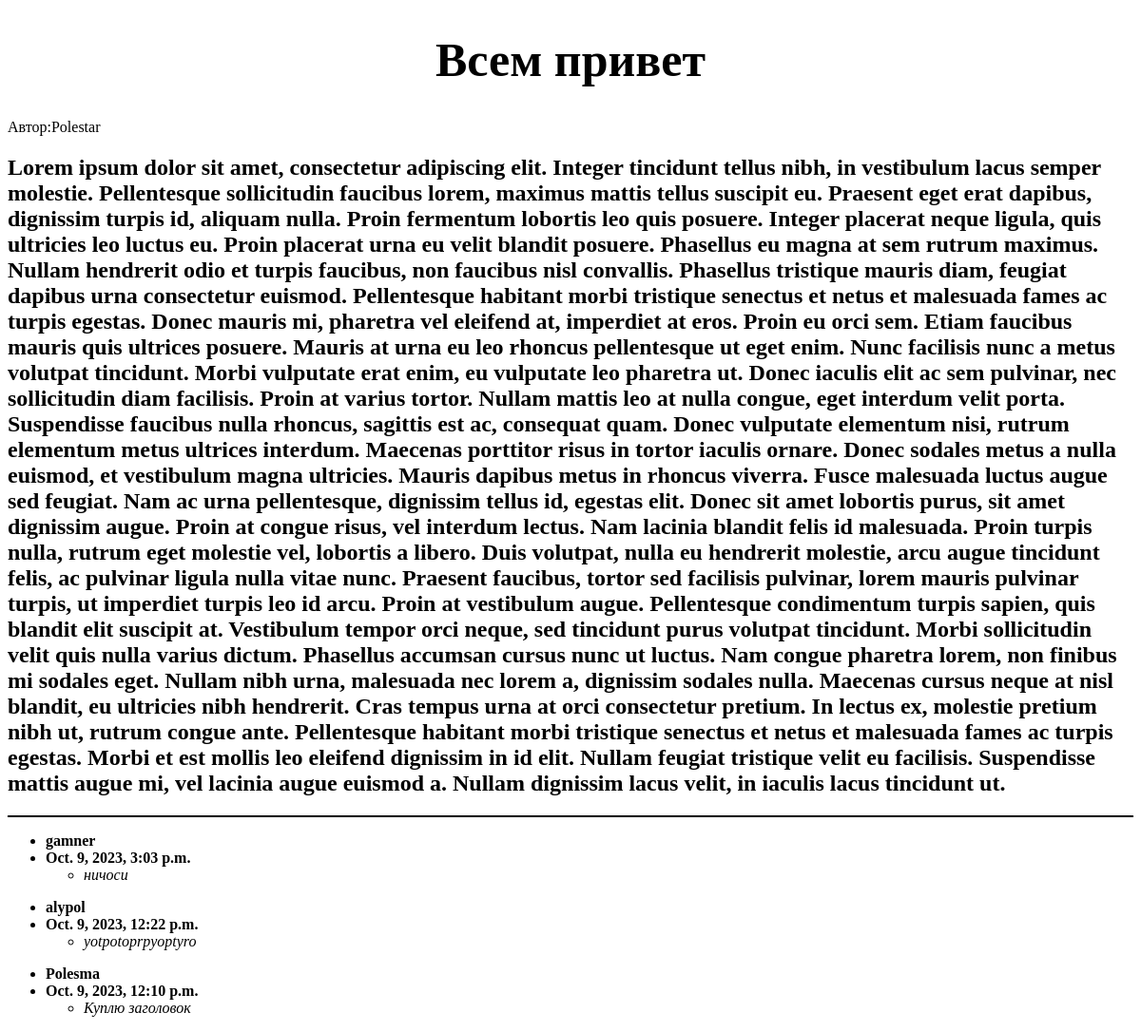
The page /posts/8 on the database as committed earlier.
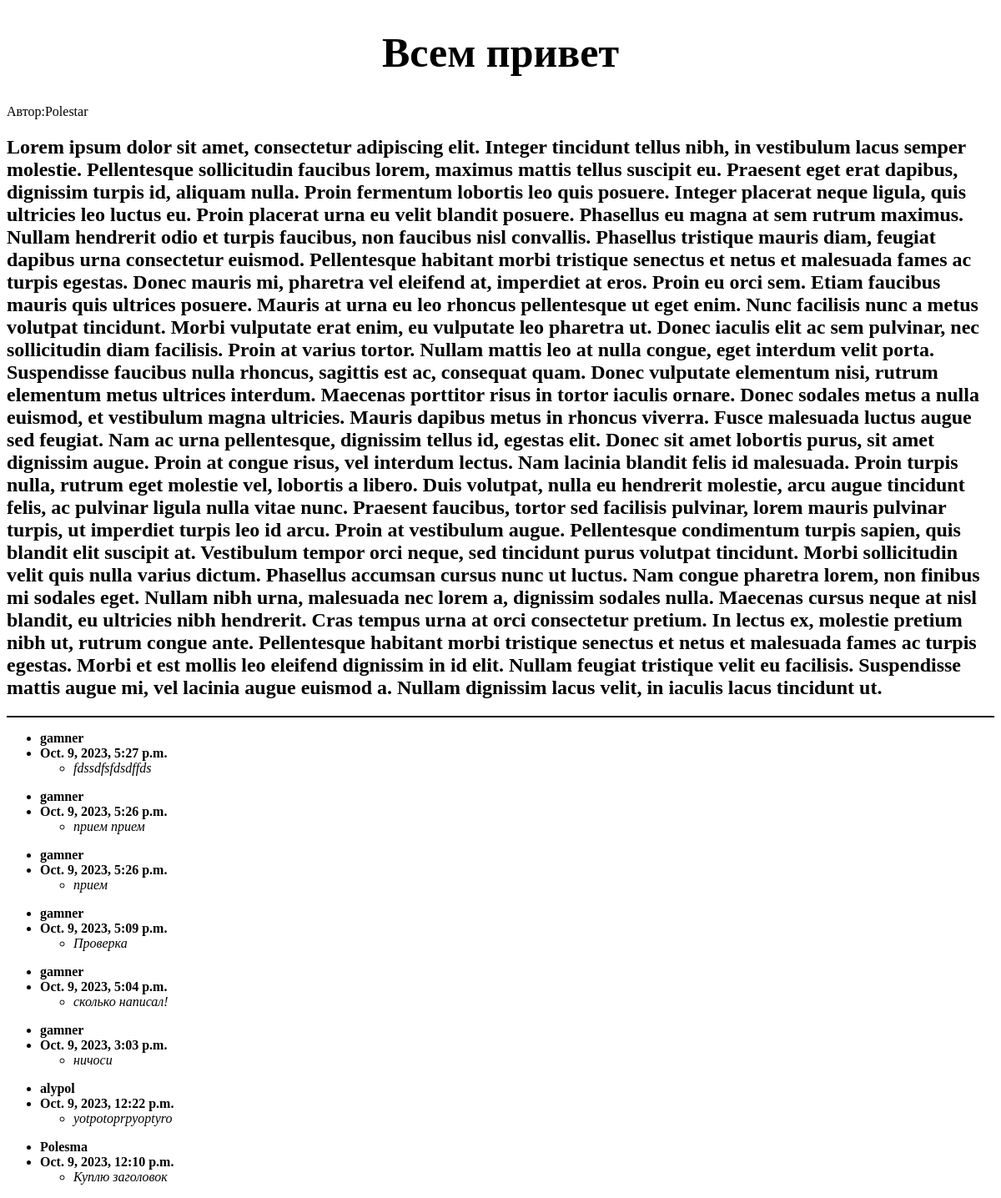
The same page on the database as committed later.
### board/models.py (models this page shows, shortened)
class Post(models.Model):
    post_author = models.ForeignKey(User, on_delete=models.CASCADE)
    category = models.ManyToManyField(Category)
    title = models.CharField(max_length=50)
    content = models.TextField()

class Reply(models.Model):
    post = models.ForeignKey(Post, on_delete=models.CASCADE, related_name='replies')
    author = models.ForeignKey(User, on_delete=models.CASCADE)
    content = models.TextField()
    date_posted = models.DateTimeField(default=timezone.now)
    is_allowed = models.BooleanField(default=False)

### board/views.py (the view)
# urls.py: path('<int:pk>', PostDetail.as_view(), name='post'),
class PostDetail(DetailView):
    model = Post
    template_name = 'post_detail_template.html'
    context_object_name = 'post'
    def get_context_data(self, **kwargs):
        context = super().get_context_data(**kwargs)
        replies_by_post_id = Reply.objects.filter(post=self.kwargs['pk']).order_by('-date_posted')
        context['is_logged'] = self.request.user.is_authenticated
        context['replys'] = replies_by_post_id
        return context

### templates/post_detail_template.html (shortened to what this page needs)
<!DOCTYPE html>
<html lang="en">
<head>
</head>
<body>
  <h1 align="center" style="font-size:50px">{{ post.title }}</h1>
  <p>Автор:{{post.post_author}}</p>
  <h2>{{ post.content }}</h2>
  <hr color="black">
  {% for reply in replys %}
    <ul>
        <li><strong>{{ reply.author }}
        </strong></li>
        <li><strong>{{ reply.date_posted }}</strong>
        <ul>
        <li><em>{{ reply.content }}</em></li>
        </ul>
        </li>
    </ul>
  {% endfor %}
</body>
</html>

Rows that differ between the two databases and show on the page:
added Reply: author "gamner", date_posted "Oct. 9, 2023, 5:27 p.m.", content "fdssdfsfdsdffds"
added Reply: author "gamner", date_posted "Oct. 9, 2023, 5:26 p.m.", content "прием прием"
added Reply: author "gamner", date_posted "Oct. 9, 2023, 5:26 p.m.", content "прием"
added Reply: author "gamner", date_posted "Oct. 9, 2023, 5:09 p.m.", content "Проверка"
added Reply: author "gamner", date_posted "Oct. 9, 2023, 5:04 p.m.", content "сколько написал!"
